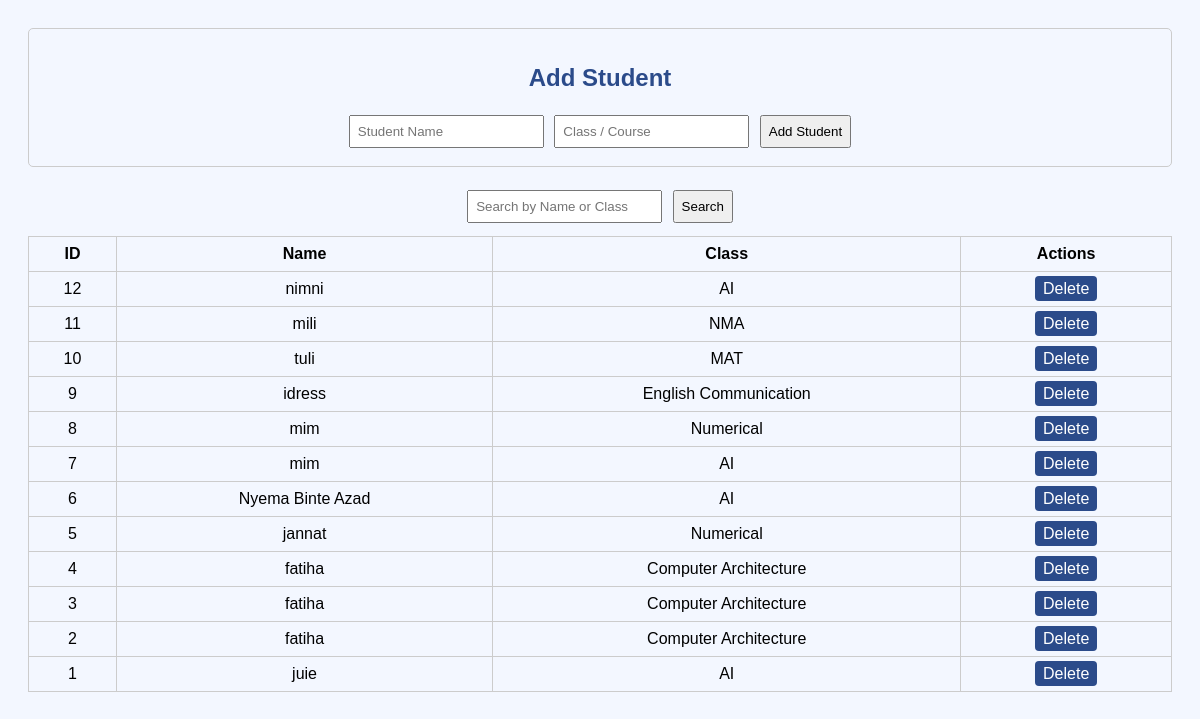
Page /students.php on the committed database.
### tables this page shows
CREATE TABLE `students` (
  `id` int(11) NOT NULL,
  `name` varchar(100) NOT NULL,
  `course` varchar(100) NOT NULL,
  `email` varchar(100) DEFAULT NULL,
  `year` varchar(20) NOT NULL
);

### students.php (the view, shortened to what this page needs)
<?php
include 'db_connect.php';
?>
<!DOCTYPE html>
<html lang="en">
<head>
<link rel="stylesheet" href="style.css">
</head>
<body>
<div class="add-form">
<h2>Add Student</h2>
<form method="post">
<input type="text" name="name" placeholder="Student Name" required>
<input type="text" name="course" placeholder="Class / Course" required>
<input type="submit" name="add" value="Add Student">
</form>
</div>
<?php
$search = $_GET['search'] ?? '';
$res = mysqli_query($conn,"SELECT * FROM students WHERE name LIKE '%$search%' OR course LIKE '%$search%' ORDER BY id DESC");
?>
<form method="get">
<input type="text" name="search" placeholder="Search by Name or Class" value="<?= $search ?>">
<input type="submit" value="Search">
</form>
<table>
<tr>
    <th>ID</th>
    <th>Name</th>
    <th>Class</th>
    <th>Actions</th>
</tr>
<?php
while($row = mysqli_fetch_assoc($res)){
    echo "<tr>
        <td>{$row['id']}</td>
        <td>{$row['name']}</td>
        <td>{$row['course']}</td>
        <td>
            <a class='action-btn' href='students.php?delete={$row['id']}' onclick=\"return confirm('Delete student?')\">Delete</a>
        </td>
    </tr>";
}
?>
</table>
</body>
</html>

### style.css (style rules this page uses)
body { font-family: Arial; text-align: center; background: #f3f7ff; }
h1, h2 { color: #2b4b8a; }
form input, form button { padding: 7px; margin: 3px; }
table { margin: 20px auto; border-collapse: collapse; width: 80%; }
th, td { padding: 8px 12px; border: 1px solid #999; }

### students.php (style rules this page uses)
body { font-family:Arial;padding:20px; }
table { width:100%;border-collapse:collapse;margin-top:10px; }
th,td { border:1px solid #ccc;padding:8px;text-align:center; }
input, select { padding:6px; margin:3px; }
.action-btn { padding:4px 8px;margin:2px;text-decoration:none;background:#2b4b8a;color:white;border-radius:4px; }
.add-form { margin-bottom:20px;border:1px solid #ccc;padding:15px;border-radius:5px; }

### rows in the picture
students: id "12", name "nimni", course "AI"
students: id "11", name "mili", course "NMA"
students: id "10", name "tuli", course "MAT"
students: id "9", name "idress", course "English Communication"
students: id "8", name "mim", course "Numerical"
students: id "7", name "mim", course "AI"
students: id "6", name "Nyema Binte Azad", course "AI"
students: id "5", name "jannat", course "Numerical"
students: id "4", name "fatiha", course "Computer Architecture"
students: id "3", name "fatiha", course "Computer Architecture"
students: id "2", name "fatiha", course "Computer Architecture"
students: id "1", name "juie", course "AI"
